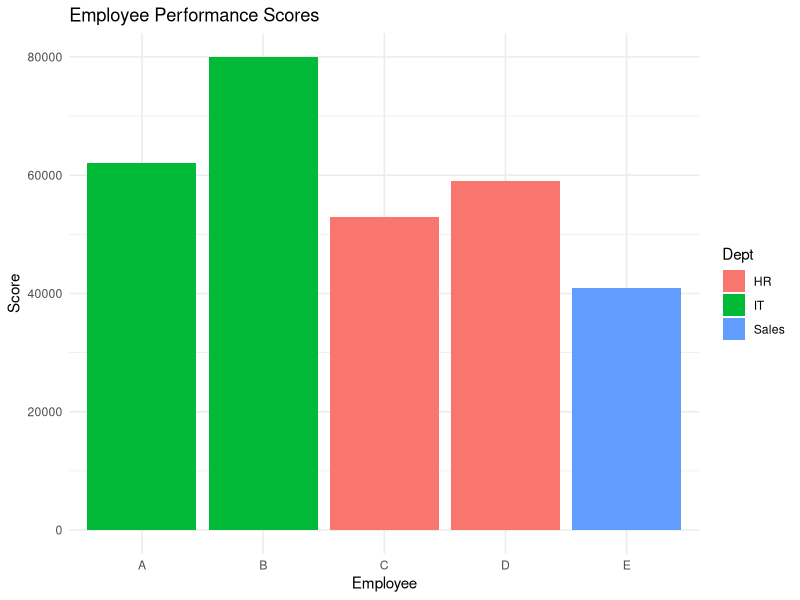

R code for this plot:
# Q49 – Employee Performance Score

# Scenario: HR wants to rank employees based on salary and experience.

library(dplyr)
library(ggplot2)

# Dataset
employees <- data.frame(
  Name = c("A","B","C","D","E"),
  Dept = c("IT","IT","HR","HR","Sales"),
  Salary = c(60000,75000,50000,55000,40000),
  Experience = c(2,5,3,4,1)
)

# Performance score = Salary + 1000 * Experience
employees <- employees %>% mutate(PerformanceScore = Salary + 1000 * Experience)

# Top 3 performers
top_performers <- employees %>% arrange(desc(PerformanceScore)) %>% head(3)
print(top_performers)

# Visualization
ggplot(employees, aes(x=Name, y=PerformanceScore, fill=Dept)) +
  geom_bar(stat="identity") +
  labs(title="Employee Performance Scores", x="Employee", y="Score") +
  theme_minimal()